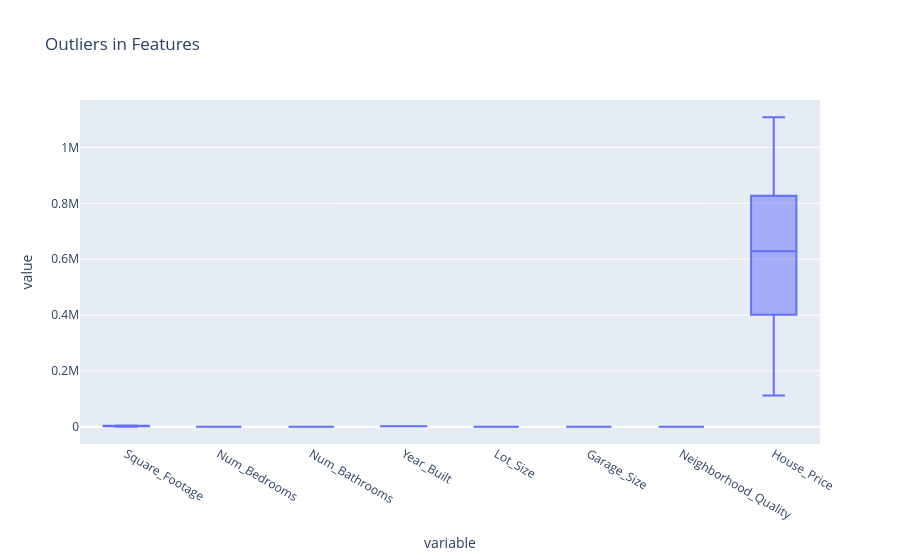

Notebook code cell kept with this figure:
### Code cell
fig = px.box(df.melt(), x = 'variable', y = 'value', title = "Outliers in Features")
fig.show()

### Figure 1 — Plotly figure (JSON) as saved in the notebook; plotly's stock layout.template omitted (floating-point values rounded to 4 significant figures; data arrays with more than 128 entries replaced by an {"elided": "..."} marker saying what was removed)
{"data": [{"alignmentgroup": "True", "hovertemplate": "variable=%{x}<br>value=%{y}<extra></extra>", "legendgroup": "", "marker": {"color": "#636efa"}, "name": "", "notched": false, "offsetgroup": "", "orientation": "v", "showlegend": false, "type": "box", "x": {"elided": "8000 str values"}, "x0": " ", "xaxis": "x", "y": {"elided": "8000 float values"}, "y0": " ", "yaxis": "y"}], "layout": {"boxmode": "group", "legend": {"tracegroupgap": 0}, "title": {"text": "Outliers in Features"}, "xaxis": {"anchor": "y", "domain": [0, 1], "title": {"text": "variable"}}, "yaxis": {"anchor": "x", "domain": [0, 1], "title": {"text": "value"}}}}
